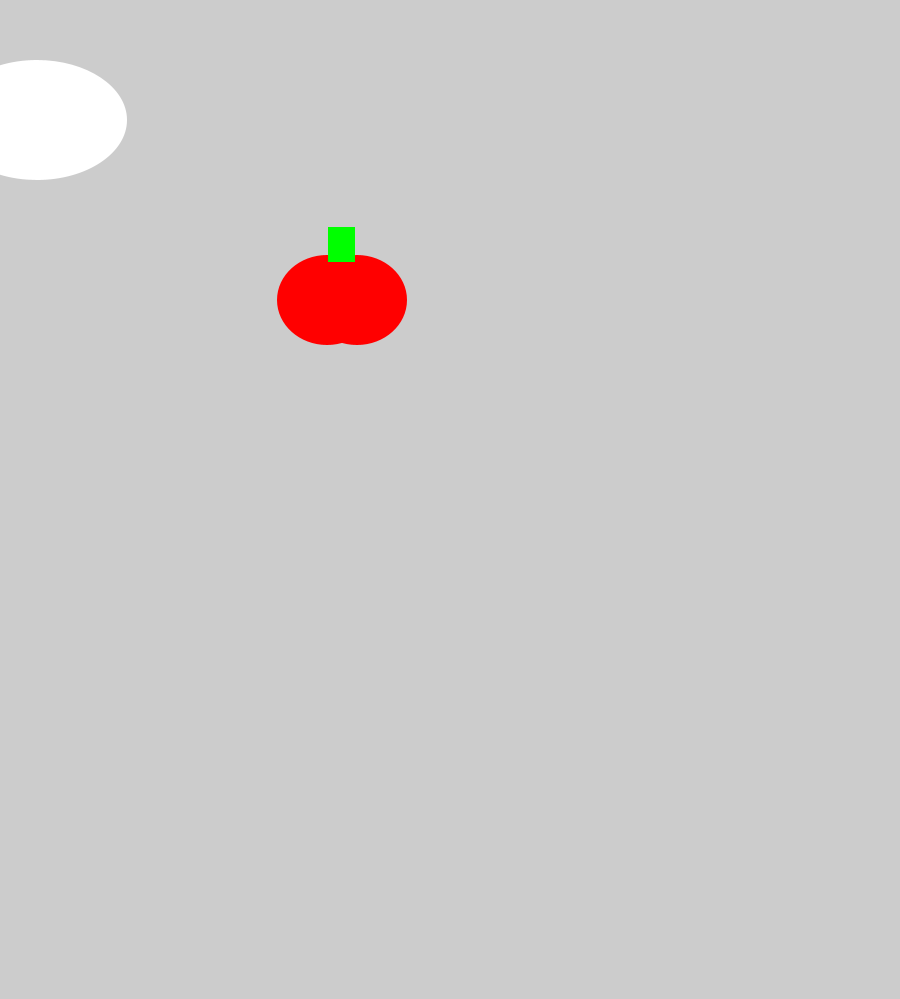
Frame 1 (no input)
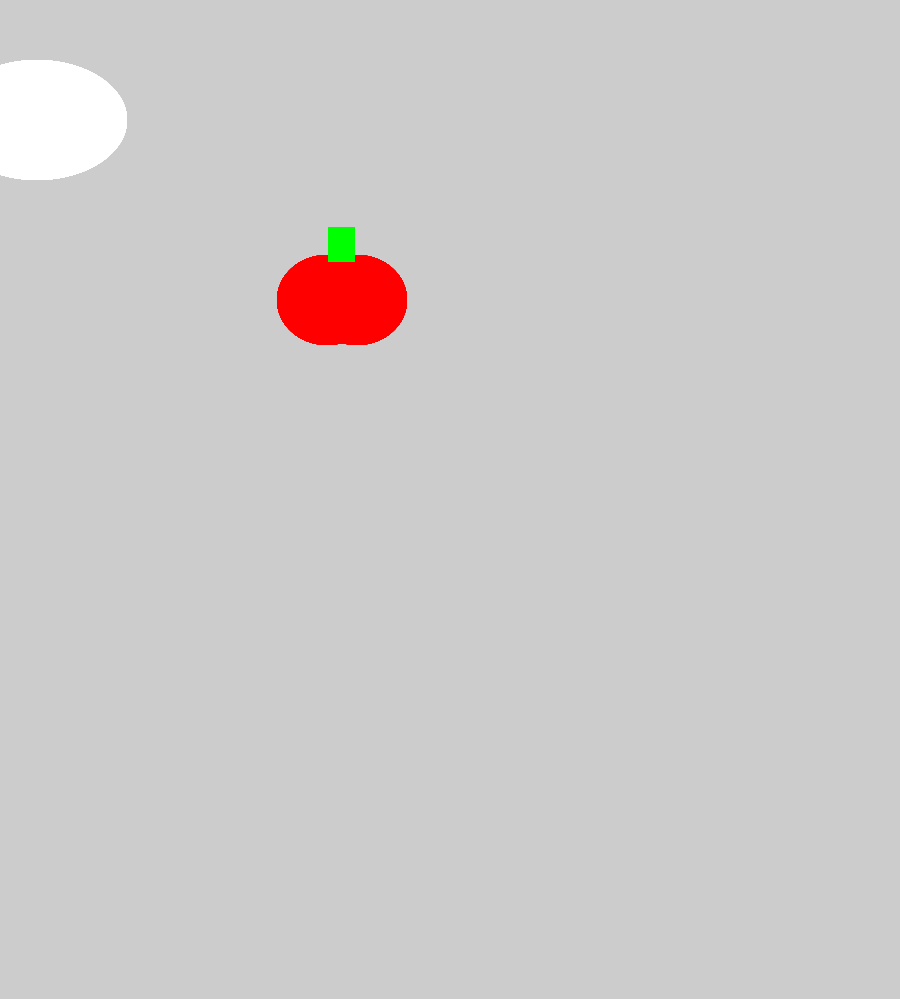
Frame 60 (the mouse pressed at the canvas centre just before this capture)
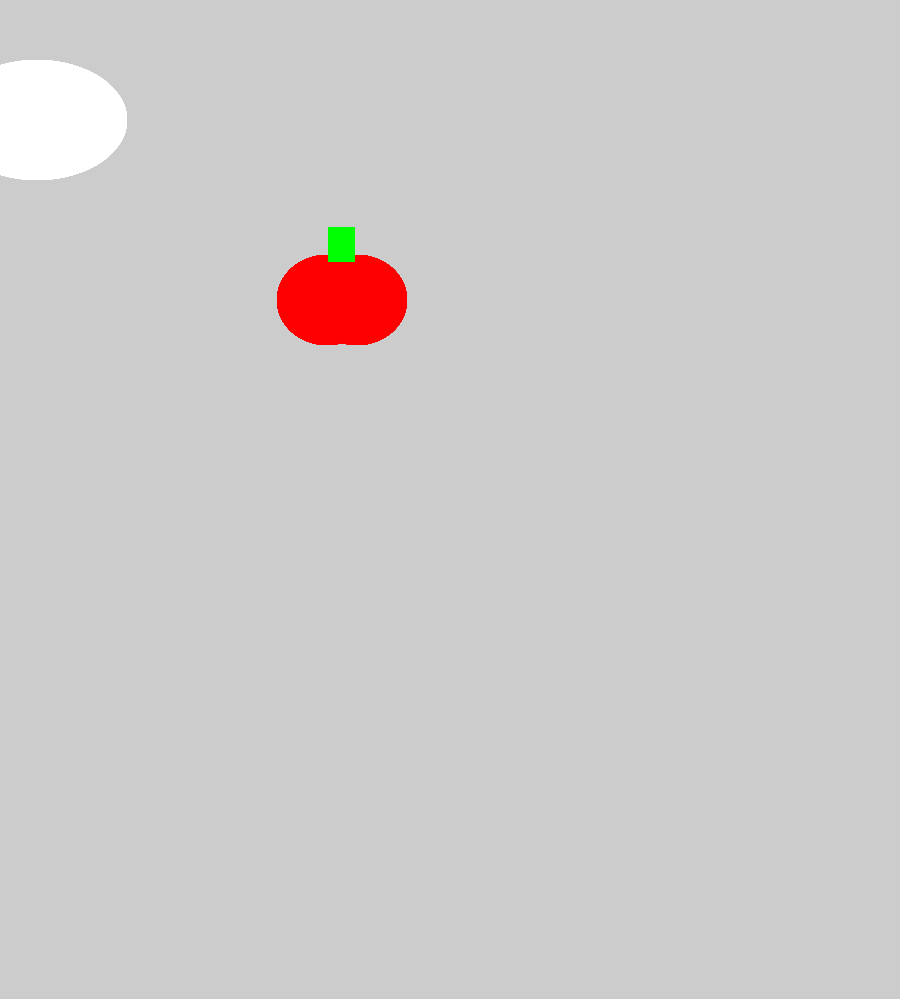
Frame 120 (the mouse held since frame 60 and released just before this capture)

The Processing sketch that drew these frames (run headless with seeded random() and noise(); from frame 60 on, the mouse is pressed at the canvas centre):

// Processing sketch: tomato
// ── tomato.pde
void setup()
{
  size(900, 999);
}

void draw()

{
 fill(255,255,255);
  //rect(0,0,900,900);
  noStroke();
  fill(255,255,255);
  ellipse(37,120,180,120);
  fill(255, 0, 0);
  ellipse(327, 300, 100, 90);
  ellipse(357, 300, 100, 90);
  fill(0, 255, 0);
  rect(328, 227, 27, 35);
}
